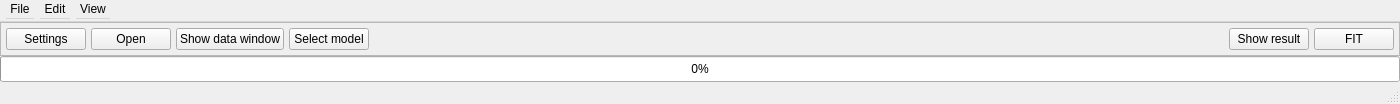
<?xml version="1.0" encoding="UTF-8"?>
<ui version="4.0">
 <class>MainWindow</class>
 <widget class="QMainWindow" name="MainWindow">
  <property name="geometry">
   <rect>
    <x>0</x>
    <y>0</y>
    <width>1400</width>
    <height>104</height>
   </rect>
  </property>
  <property name="sizePolicy">
   <sizepolicy hsizetype="Preferred" vsizetype="Preferred">
    <horstretch>0</horstretch>
    <verstretch>0</verstretch>
   </sizepolicy>
  </property>
  <property name="windowTitle">
   <string>MainWindow</string>
  </property>
  <property name="unifiedTitleAndToolBarOnMac">
   <bool>false</bool>
  </property>
  <widget class="QWidget" name="centralwidget">
   <layout class="QGridLayout" name="gridLayout">
    <property name="leftMargin">
     <number>0</number>
    </property>
    <property name="topMargin">
     <number>0</number>
    </property>
    <property name="rightMargin">
     <number>0</number>
    </property>
    <property name="bottomMargin">
     <number>0</number>
    </property>
    <property name="spacing">
     <number>0</number>
    </property>
    <item row="3" column="0">
     <widget class="QProgressBar" name="progressbar">
      <property name="sizePolicy">
       <sizepolicy hsizetype="Preferred" vsizetype="Fixed">
        <horstretch>1</horstretch>
        <verstretch>0</verstretch>
       </sizepolicy>
      </property>
      <property name="minimumSize">
       <size>
        <width>0</width>
        <height>0</height>
       </size>
      </property>
      <property name="maximumSize">
       <size>
        <width>16777215</width>
        <height>30</height>
       </size>
      </property>
      <property name="value">
       <number>0</number>
      </property>
      <property name="alignment">
       <set>Qt::AlignCenter</set>
      </property>
     </widget>
    </item>
    <item row="0" column="0">
     <widget class="QFrame" name="mainframe">
      <property name="frameShape">
       <enum>QFrame::StyledPanel</enum>
      </property>
      <property name="frameShadow">
       <enum>QFrame::Raised</enum>
      </property>
      <layout class="QGridLayout" name="gridLayout_2">
       <property name="leftMargin">
        <number>0</number>
       </property>
       <property name="topMargin">
        <number>0</number>
       </property>
       <property name="rightMargin">
        <number>0</number>
       </property>
       <property name="bottomMargin">
        <number>0</number>
       </property>
       <property name="spacing">
        <number>0</number>
       </property>
       <item row="0" column="0">
        <widget class="QFrame" name="toolbar">
         <property name="frameShape">
          <enum>QFrame::NoFrame</enum>
         </property>
         <property name="frameShadow">
          <enum>QFrame::Raised</enum>
         </property>
         <layout class="QGridLayout" name="gridLayout_3">
          <property name="leftMargin">
           <number>5</number>
          </property>
          <property name="topMargin">
           <number>5</number>
          </property>
          <property name="rightMargin">
           <number>5</number>
          </property>
          <property name="bottomMargin">
           <number>5</number>
          </property>
          <property name="spacing">
           <number>5</number>
          </property>
          <item row="0" column="1">
           <widget class="QPushButton" name="buttonopen">
            <property name="toolTip">
             <string>Open a data file</string>
            </property>
            <property name="text">
             <string>Open</string>
            </property>
           </widget>
          </item>
          <item row="0" column="8">
           <widget class="QPushButton" name="buttonfit">
            <property name="toolTip">
             <string>Train model and report score</string>
            </property>
            <property name="text">
             <string>FIT</string>
            </property>
           </widget>
          </item>
          <item row="0" column="7">
           <widget class="QPushButton" name="buttonresult">
            <property name="toolTip">
             <string>Show fitting result</string>
            </property>
            <property name="text">
             <string>Show result</string>
            </property>
           </widget>
          </item>
          <item row="0" column="0">
           <widget class="QPushButton" name="buttonsettings">
            <property name="toolTip">
             <string>Hyperparameter settings</string>
            </property>
            <property name="text">
             <string>Settings</string>
            </property>
           </widget>
          </item>
          <item row="0" column="2">
           <widget class="QPushButton" name="buttondata">
            <property name="toolTip">
             <string>Show data in a table</string>
            </property>
            <property name="text">
             <string>Show data window</string>
            </property>
           </widget>
          </item>
          <item row="0" column="6">
           <spacer name="horizontalSpacer">
            <property name="orientation">
             <enum>Qt::Horizontal</enum>
            </property>
            <property name="sizeHint" stdset="0">
             <size>
              <width>40</width>
              <height>20</height>
             </size>
            </property>
           </spacer>
          </item>
          <item row="0" column="4">
           <widget class="QPushButton" name="buttonmodel">
            <property name="toolTip">
             <string>Select the model to fit</string>
            </property>
            <property name="text">
             <string>Select model</string>
            </property>
           </widget>
          </item>
         </layout>
        </widget>
       </item>
      </layout>
     </widget>
    </item>
    <item row="2" column="0">
     <widget class="QFrame" name="horizontalFrame">
      <property name="sizePolicy">
       <sizepolicy hsizetype="Preferred" vsizetype="Fixed">
        <horstretch>11</horstretch>
        <verstretch>0</verstretch>
       </sizepolicy>
      </property>
      <property name="maximumSize">
       <size>
        <width>16777215</width>
        <height>0</height>
       </size>
      </property>
      <layout class="QHBoxLayout" name="horizontalLayout">
       <item>
        <widget class="QLabel" name="authorLabel">
         <property name="sizePolicy">
          <sizepolicy hsizetype="Fixed" vsizetype="Preferred">
           <horstretch>0</horstretch>
           <verstretch>0</verstretch>
          </sizepolicy>
         </property>
         <property name="minimumSize">
          <size>
           <width>150</width>
           <height>0</height>
          </size>
         </property>
         <property name="maximumSize">
          <size>
           <width>16777215</width>
           <height>15</height>
          </size>
         </property>
         <property name="cursor">
          <cursorShape>PointingHandCursor</cursorShape>
         </property>
         <property name="text">
          <string>© 3,2019 Peihong Man.</string>
         </property>
         <property name="alignment">
          <set>Qt::AlignCenter</set>
         </property>
        </widget>
       </item>
       <item>
        <widget class="QLabel" name="status1">
         <property name="sizePolicy">
          <sizepolicy hsizetype="Expanding" vsizetype="Fixed">
           <horstretch>1</horstretch>
           <verstretch>0</verstretch>
          </sizepolicy>
         </property>
         <property name="minimumSize">
          <size>
           <width>0</width>
           <height>0</height>
          </size>
         </property>
         <property name="maximumSize">
          <size>
           <width>16777215</width>
           <height>15</height>
          </size>
         </property>
         <property name="text">
          <string>&lt;html&gt;&lt;head/&gt;&lt;body&gt;&lt;p&gt;Welcome to the Toolbox. Press Ctrl+M to see document/help.&lt;/p&gt;&lt;/body&gt;&lt;/html&gt;</string>
         </property>
         <property name="alignment">
          <set>Qt::AlignCenter</set>
         </property>
         <property name="margin">
          <number>0</number>
         </property>
        </widget>
       </item>
       <item>
        <widget class="QLabel" name="status2">
         <property name="sizePolicy">
          <sizepolicy hsizetype="Fixed" vsizetype="Preferred">
           <horstretch>0</horstretch>
           <verstretch>0</verstretch>
          </sizepolicy>
         </property>
         <property name="minimumSize">
          <size>
           <width>150</width>
           <height>0</height>
          </size>
         </property>
         <property name="maximumSize">
          <size>
           <width>150</width>
           <height>15</height>
          </size>
         </property>
         <property name="text">
          <string>FTIR fitting tool</string>
         </property>
         <property name="alignment">
          <set>Qt::AlignCenter</set>
         </property>
        </widget>
       </item>
      </layout>
     </widget>
    </item>
   </layout>
  </widget>
  <widget class="QStatusBar" name="statusbar">
   <property name="sizePolicy">
    <sizepolicy hsizetype="Preferred" vsizetype="Fixed">
     <horstretch>0</horstretch>
     <verstretch>0</verstretch>
    </sizepolicy>
   </property>
  </widget>
  <widget class="QMenuBar" name="menuBar">
   <property name="geometry">
    <rect>
     <x>0</x>
     <y>0</y>
     <width>1400</width>
     <height>22</height>
    </rect>
   </property>
   <property name="sizePolicy">
    <sizepolicy hsizetype="MinimumExpanding" vsizetype="Fixed">
     <horstretch>0</horstretch>
     <verstretch>0</verstretch>
    </sizepolicy>
   </property>
   <property name="minimumSize">
    <size>
     <width>0</width>
     <height>22</height>
    </size>
   </property>
   <property name="maximumSize">
    <size>
     <width>16777215</width>
     <height>22</height>
    </size>
   </property>
   <property name="defaultUp">
    <bool>false</bool>
   </property>
   <property name="nativeMenuBar">
    <bool>true</bool>
   </property>
   <widget class="QMenu" name="menuAdd">
    <property name="tearOffEnabled">
     <bool>false</bool>
    </property>
    <property name="title">
     <string>File</string>
    </property>
    <property name="separatorsCollapsible">
     <bool>false</bool>
    </property>
    <property name="toolTipsVisible">
     <bool>false</bool>
    </property>
    <addaction name="separator"/>
    <addaction name="openSettings"/>
    <addaction name="openhelp"/>
    <addaction name="separator"/>
    <addaction name="actionQuit"/>
    <addaction name="separator"/>
   </widget>
   <widget class="QMenu" name="menuView">
    <property name="title">
     <string>View</string>
    </property>
    <addaction name="actionMinimize"/>
    <addaction name="actionNormal"/>
    <addaction name="actionFullscreen"/>
   </widget>
   <widget class="QMenu" name="menuEdit">
    <property name="title">
     <string>Edit</string>
    </property>
    <addaction name="actionUndo"/>
    <addaction name="actionRedo"/>
   </widget>
   <addaction name="menuAdd"/>
   <addaction name="menuEdit"/>
   <addaction name="menuView"/>
  </widget>
  <action name="openftir">
   <property name="text">
    <string>FTIR fitting tool v3</string>
   </property>
   <property name="shortcut">
    <string>Ctrl+6</string>
   </property>
  </action>
  <action name="openhelp">
   <property name="text">
    <string>Document...</string>
   </property>
   <property name="shortcut">
    <string>Ctrl+M</string>
   </property>
  </action>
  <action name="openkp">
   <property name="text">
    <string>Kp method</string>
   </property>
   <property name="shortcut">
    <string>Ctrl+7</string>
   </property>
  </action>
  <action name="openMCT">
   <property name="text">
    <string>MCT calculator</string>
   </property>
   <property name="shortcut">
    <string>Ctrl+1</string>
   </property>
  </action>
  <action name="opengrowthtemp">
   <property name="text">
    <string>Growth temp calculator</string>
   </property>
   <property name="shortcut">
    <string>Ctrl+2</string>
   </property>
  </action>
  <action name="opendatabase">
   <property name="text">
    <string>MBE databse updator</string>
   </property>
   <property name="shortcut">
    <string>Ctrl+3</string>
   </property>
  </action>
  <action name="openbackup">
   <property name="text">
    <string>Backup / LN2 order</string>
   </property>
   <property name="shortcut">
    <string>Ctrl+4</string>
   </property>
  </action>
  <action name="openXRD">
   <property name="text">
    <string>XRD T3SL analyzer</string>
   </property>
   <property name="shortcut">
    <string>Ctrl+5</string>
   </property>
  </action>
  <action name="opengrade">
   <property name="text">
    <string>Grade analyzer</string>
   </property>
   <property name="shortcut">
    <string>Ctrl+8</string>
   </property>
  </action>
  <action name="actionQuit">
   <property name="text">
    <string>Quit</string>
   </property>
   <property name="shortcut">
    <string/>
   </property>
  </action>
  <action name="actionFullscreen">
   <property name="text">
    <string>Enter Full Screen</string>
   </property>
  </action>
  <action name="actionMinimize">
   <property name="text">
    <string>Minimize</string>
   </property>
  </action>
  <action name="actionNormal">
   <property name="text">
    <string>Normal</string>
   </property>
  </action>
  <action name="openrecipe">
   <property name="text">
    <string>Recipe designer</string>
   </property>
   <property name="shortcut">
    <string>Ctrl+2</string>
   </property>
  </action>
  <action name="openiv">
   <property name="text">
    <string>IV_controller</string>
   </property>
   <property name="shortcut">
    <string>Ctrl+9</string>
   </property>
  </action>
  <action name="actionUndo">
   <property name="text">
    <string>Undo</string>
   </property>
   <property name="shortcut">
    <string>Ctrl+Z</string>
   </property>
  </action>
  <action name="actionRedo">
   <property name="text">
    <string>Redo</string>
   </property>
   <property name="shortcut">
    <string>Ctrl+Shift+Z</string>
   </property>
  </action>
  <action name="openSettings">
   <property name="text">
    <string>Settings</string>
   </property>
   <property name="shortcut">
    <string>Ctrl+,</string>
   </property>
  </action>
 </widget>
 <resources/>
 <connections>
  <connection>
   <sender>actionQuit</sender>
   <signal>triggered()</signal>
   <receiver>MainWindow</receiver>
   <slot>close()</slot>
   <hints>
    <hint type="sourcelabel">
     <x>-1</x>
     <y>-1</y>
    </hint>
    <hint type="destinationlabel">
     <x>499</x>
     <y>324</y>
    </hint>
   </hints>
  </connection>
  <connection>
   <sender>actionFullscreen</sender>
   <signal>triggered()</signal>
   <receiver>MainWindow</receiver>
   <slot>showFullScreen()</slot>
   <hints>
    <hint type="sourcelabel">
     <x>-1</x>
     <y>-1</y>
    </hint>
    <hint type="destinationlabel">
     <x>499</x>
     <y>324</y>
    </hint>
   </hints>
  </connection>
  <connection>
   <sender>actionMinimize</sender>
   <signal>triggered()</signal>
   <receiver>MainWindow</receiver>
   <slot>showMinimized()</slot>
   <hints>
    <hint type="sourcelabel">
     <x>-1</x>
     <y>-1</y>
    </hint>
    <hint type="destinationlabel">
     <x>499</x>
     <y>324</y>
    </hint>
   </hints>
  </connection>
  <connection>
   <sender>actionNormal</sender>
   <signal>triggered()</signal>
   <receiver>MainWindow</receiver>
   <slot>showNormal()</slot>
   <hints>
    <hint type="sourcelabel">
     <x>-1</x>
     <y>-1</y>
    </hint>
    <hint type="destinationlabel">
     <x>499</x>
     <y>324</y>
    </hint>
   </hints>
  </connection>
 </connections>
</ui>
